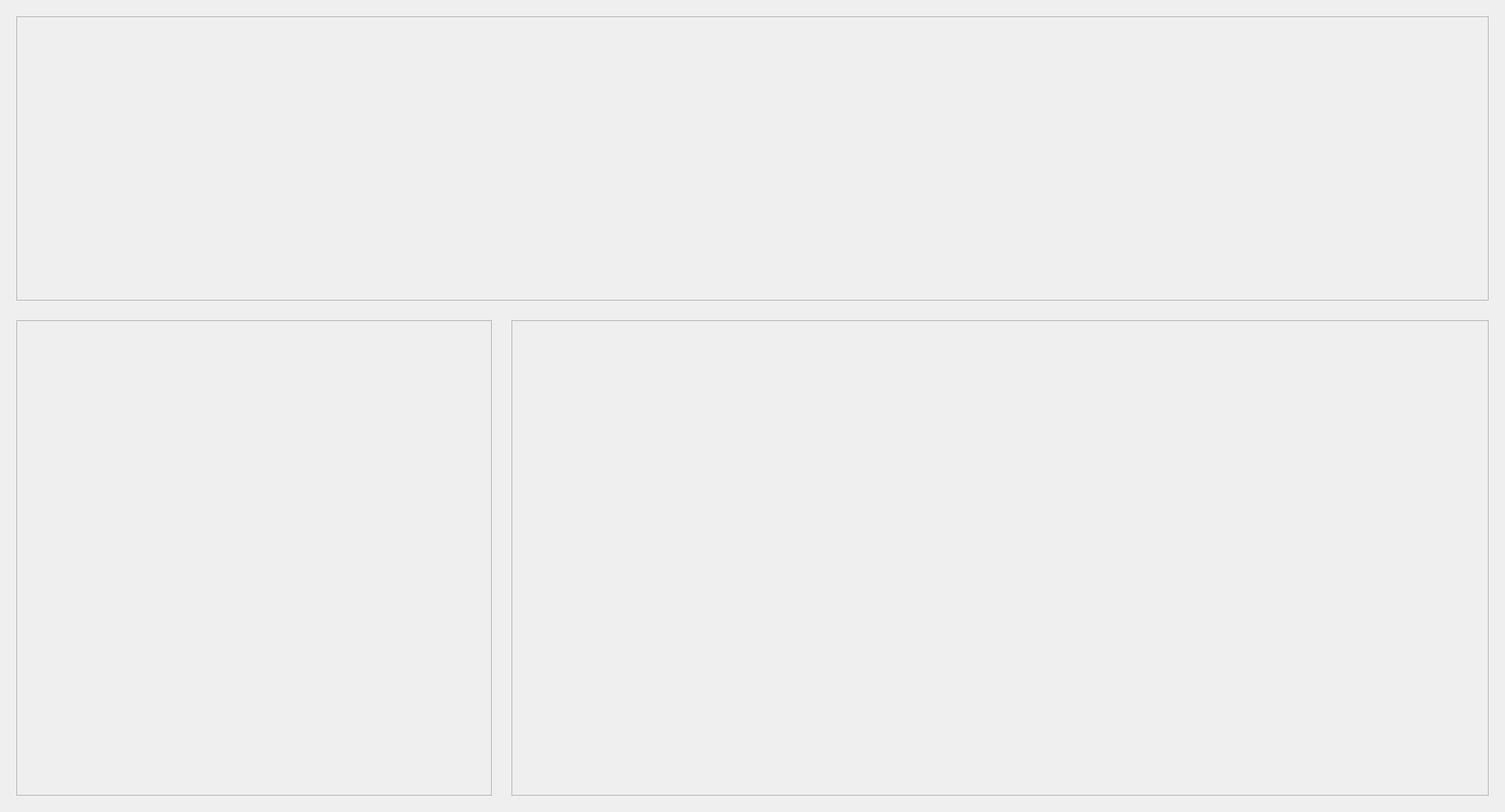
<?xml version="1.0" encoding="UTF-8"?>
<ui version="4.0">
 <class>Timeline_Display</class>
 <widget class="QWidget" name="Timeline_Display">
  <property name="geometry">
   <rect>
    <x>0</x>
    <y>0</y>
    <width>1842</width>
    <height>994</height>
   </rect>
  </property>
  <property name="windowTitle">
   <string>Form</string>
  </property>
  <layout class="QGridLayout" name="gridLayout">
   <item row="1" column="0">
    <widget class="QWidget" name="widget_2" native="true">
     <property name="sizePolicy">
      <sizepolicy hsizetype="Expanding" vsizetype="Expanding">
       <horstretch>1</horstretch>
       <verstretch>1</verstretch>
      </sizepolicy>
     </property>
     <property name="maximumSize">
      <size>
       <width>600</width>
       <height>600</height>
      </size>
     </property>
     <layout class="QVBoxLayout" name="verticalLayout">
      <item>
       <widget class="QFrame" name="frame">
        <property name="sizePolicy">
         <sizepolicy hsizetype="Expanding" vsizetype="Expanding">
          <horstretch>1</horstretch>
          <verstretch>1</verstretch>
         </sizepolicy>
        </property>
        <property name="maximumSize">
         <size>
          <width>800</width>
          <height>800</height>
         </size>
        </property>
        <property name="frameShape">
         <enum>QFrame::Shape::StyledPanel</enum>
        </property>
        <property name="frameShadow">
         <enum>QFrame::Shadow::Raised</enum>
        </property>
       </widget>
      </item>
     </layout>
    </widget>
   </item>
   <item row="1" column="1">
    <widget class="QWidget" name="widget_3" native="true">
     <property name="maximumSize">
      <size>
       <width>16777215</width>
       <height>600</height>
      </size>
     </property>
     <layout class="QHBoxLayout" name="horizontalLayout">
         <item>
          <widget class="QFrame" name="frame_2">
        <property name="sizePolicy">
         <sizepolicy hsizetype="Expanding" vsizetype="Expanding">
          <horstretch>1</horstretch>
          <verstretch>1</verstretch>
         </sizepolicy>
        </property>
        <property name="maximumSize">
         <size>
          <width>16777215</width>
          <height>800</height>
         </size>
        </property>
        <property name="frameShape">
         <enum>QFrame::Shape::StyledPanel</enum>
        </property>
        <property name="frameShadow">
         <enum>QFrame::Shadow::Raised</enum>
        </property>
          <layout class="QHBoxLayout" name="horizontalLayout_3"/>
         </widget>
        </item>
     </layout>
    </widget>
   </item>
   <item row="0" column="0" colspan="2">
    <widget class="QWidget" name="widget" native="true">
     <layout class="QHBoxLayout" name="horizontalLayout_2">
      <item>
       <widget class="QFrame" name="frame_3">
        <property name="sizePolicy">
         <sizepolicy hsizetype="Expanding" vsizetype="Expanding">
          <horstretch>1</horstretch>
          <verstretch>1</verstretch>
         </sizepolicy>
        </property>
        <property name="maximumSize">
         <size>
          <width>16777215</width>
          <height>4000</height>
         </size>
        </property>
        <property name="frameShape">
         <enum>QFrame::Shape::StyledPanel</enum>
        </property>
        <property name="frameShadow">
         <enum>QFrame::Shadow::Raised</enum>
        </property>
       </widget>
      </item>
     </layout>
    </widget>
   </item>
  </layout>
 </widget>
 <resources/>
 <connections/>
</ui>
